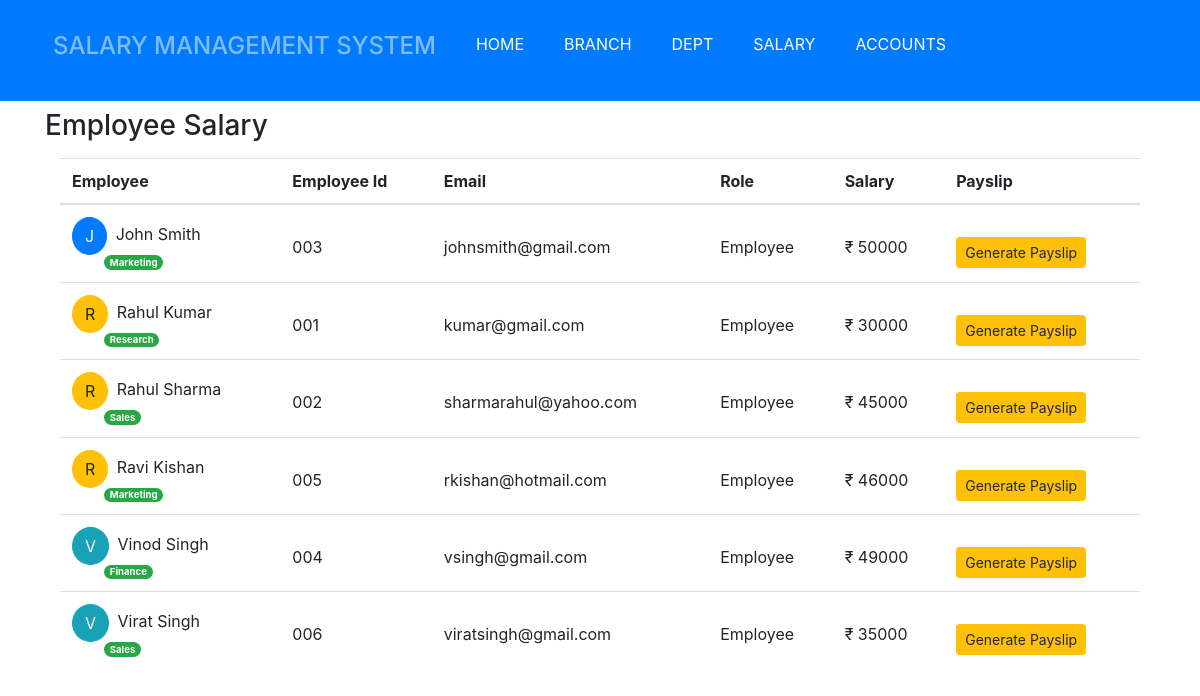
The page /payroll.php on the database its author committed.
### tables this page shows
CREATE TABLE `employee_accounts` (
  `employee_id` varchar(80) NOT NULL,
  `role` varchar(20) NOT NULL,
  `bank_acc_no` varchar(100) NOT NULL,
  `bank_name` varchar(20) NOT NULL,
  `pf_acc_no` int(11) NOT NULL,
  `bank_type` varchar(20) NOT NULL,
  `emp_share` int(11) NOT NULL,
  `org_share` int(11) NOT NULL,
  `ts` timestamp NOT NULL DEFAULT current_timestamp()
);

CREATE TABLE `employee_information` (
  `employee_id` varchar(80) NOT NULL,
  `first_name` varchar(150) NOT NULL,
  `last_name` varchar(150) NOT NULL,
  `gender` varchar(11) NOT NULL,
  `department` varchar(120) NOT NULL,
  `experience` int(10) NOT NULL,
  `salary` int(11) NOT NULL,
  `age` int(10) NOT NULL,
  `address` varchar(200) NOT NULL,
  `email` varchar(120) NOT NULL,
  `mobile` varchar(100) NOT NULL,
  `country` varchar(20) NOT NULL,
  `ts` timestamp NOT NULL DEFAULT current_timestamp()
);

### payroll.php (the view, shortened to what this page needs)
<head>
    <?php include 'header.php'  ?>
</head>
<body>
<?php include '_navbar.php'  ?>
<?php include 'configs/db_config.php'  ?>
    <div class="container">
        <h3 class="mb-3">Employee Salary</h3>
        <div class="container">
        <table class="table">
            <thead>
            <tr>
                <th>Employee</th>
                <th>Employee Id</th>
                <th>Email</th>
                <th>Role</th>
                <th>Salary</th>
                <th>Payslip</th>
            </tr>
            </thead>
            <tbody>
            <?php
                $sql = "SELECT * FROM Employee_Information INNER JOIN Employee_accounts ON Employee_Information.employee_id=Employee_accounts.employee_id order by  Employee_Information.first_name;  ";
                $result = $conn->query($sql);
                $color1 = array("A", "B", "C", "D", "E");
                $color2 = array("F", "G", "H", "I", "J");
                $color3 = array("K", "L", "M", "N", "O");
                $color4 = array("P", "Q", "R", "S", "T");
                $color5 = array("U", "V", "W", "X", "Y" , "Z");
                if ($result->num_rows > 0) {
                    while($row = $result->fetch_assoc()) {
                        $letter=strtoupper(substr($row["first_name"],0,1));
                        if (in_array($letter, $color1)){
                            $color="btn-secondary";
                        }
                        elseif(in_array($letter, $color2)){
                            $color="btn-primary";
                        }
                        elseif(in_array($letter, $color3)){
                            $color="btn-danger";
                        }
                        elseif(in_array($letter, $color4)){
                            $color="btn-warning";
                        }
                        elseif(in_array($letter, $color5)){
                            $color="btn-info";
                        }
                        ?>
                    <tr>
                        <td>
                            <button type="button" class="btn btn-xl mr-1 <?php echo $color ?> rounded-circle"><?php echo substr($row["first_name"],0,1); ?>
                            </button> <?php echo $row["first_name"].' '.$row["last_name"] ?><br>
                            <small class="ml-2"><span class="badge badge-pill badge-success ml-4"><?php echo $row["department"] ?></span></small>
                        </td>
                        <td class=""><br><?php echo $row["employee_id"] ?></td>
                        <td><br>  <?php echo $row["email"] ?></td>
                        <td><br> <?php echo $row["role"] ?></td>
                        <td><br> ₹ <?php echo $row["salary"] ?></td>
                        <td><br> <button class="btn btn-sm btn-warning" data-toggle="modal" data-target="#myModal<?php echo $row["employee_id"]; ?>">Generate Payslip</button></td>
                    </tr>
                   <?php }
                } else {
                    echo "0 results";
                }
            ?>
            </tbody>
        </table>
        </div>
    </div>
</body>

### rows shown on the page
employee_accounts: employee_id.first_name "J", employee_id.first_name "John", employee_id.last_name "Smith", employee_id.department "Marketing", employee_id "003", employee_id.email "johnsmith@gmail.com", role "Employee", employee_id.salary "50000"
employee_accounts: employee_id.first_name "R", employee_id.first_name "Rahul", employee_id.last_name "Kumar", employee_id.department "Research", employee_id "001", employee_id.email "kumar@gmail.com", role "Employee", employee_id.salary "30000"
employee_accounts: employee_id.first_name "R", employee_id.first_name "Rahul", employee_id.last_name "Sharma", employee_id.department "Sales", employee_id "002", employee_id.email "sharmarahul@yahoo.com", role "Employee", employee_id.salary "45000"
employee_accounts: employee_id.first_name "R", employee_id.first_name "Ravi", employee_id.last_name "Kishan", employee_id.department "Marketing", employee_id "005", employee_id.email "rkishan@hotmail.com", role "Employee", employee_id.salary "46000"
employee_accounts: employee_id.first_name "V", employee_id.first_name "Vinod", employee_id.last_name "Singh", employee_id.department "Finance", employee_id "004", employee_id.email "vsingh@gmail.com", role "Employee", employee_id.salary "49000"
employee_accounts: employee_id.first_name "V", employee_id.first_name "Virat", employee_id.last_name "Singh", employee_id.department "Sales", employee_id "006", employee_id.email "viratsingh@gmail.com", role "Employee", employee_id.salary "35000"
